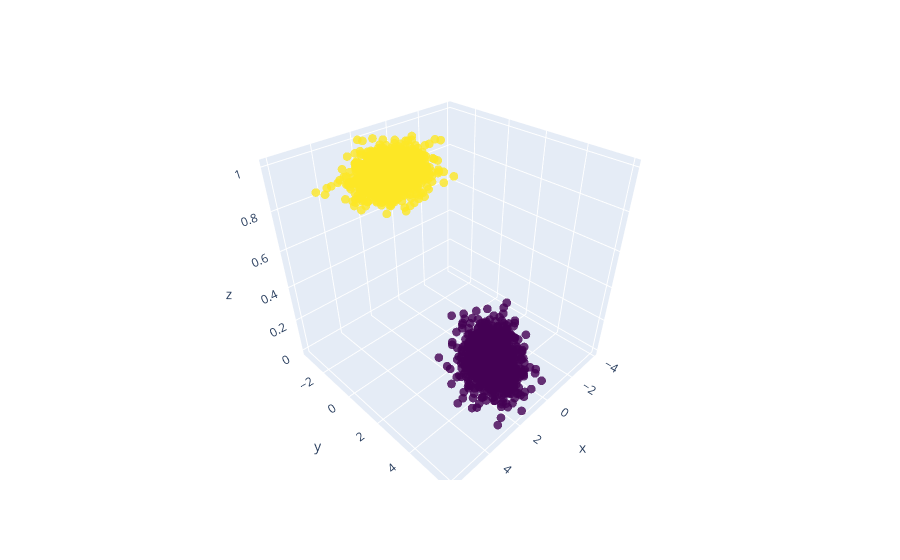

The code cell stored with this chart in its notebook:
### Markdown cell above
$$\mathbf{P}+\mathbf{z}=\left(\begin{matrix}\mathbf{P} _n\\\mathbf{P} _p\\\end{matrix}\right)+\left(\begin{matrix}\mathbf{z}_n\\\mathbf{z}_p\\\end{matrix}\right)=\left(\begin{matrix}x_{n11}&x_{n12}&z_{n1}\\x_{n21}&x_{n22}&z_{n2}\\\vdots&\vdots&\vdots\\x_{n10001}&x_{n10002}&z_{n1000}\\x_{p11}&x_{p12}&z_{p1}\\x_{p21}&x_{p22}&z_{p2}\\\vdots&\vdots&\vdots\\x_{p10001}&x_{p10002}&z_{p1000}\\\end{matrix}\right)=\left(\begin{matrix}x_{n11}&x_{n12}&0\\x_{n21}&x_{n22}&0\\\vdots&\vdots&\vdots\\x_{n10001}&x_{n10002}&0\\x_{p11}&x_{p12}&1\\x_{p21}&x_{p22}&1\\\vdots&\vdots&\vdots\\x_{p10001}&x_{p10002}&1\\\end{matrix}\right)$$

### Code cell
df = pd.DataFrame({
    'x': inputs[:, 0],
    'y': inputs[:, 1],
    'z': targets[:, 0],
    'color': targets[:, 0]
})

fig = px.scatter_3d(
    df, 
    x='x', 
    y='y', 
    z='z',
    color='color',
    color_continuous_scale='Viridis',
    opacity=0.8
)

fig.update_traces(marker=dict(size=3))
fig.update_layout(coloraxis_showscale=False)
fig.show()

### Figure 1 — Plotly figure (JSON) as saved in the notebook; plotly's stock layout.template omitted (floating-point values rounded to 4 significant figures; data arrays with more than 128 entries replaced by an {"elided": "..."} marker saying what was removed)
{"data": [{"hovertemplate": "x=%{x}<br>y=%{y}<br>z=%{z}<br>color=%{marker.color}<extra></extra>", "legendgroup": "", "marker": {"color": {"elided": "2000 int values"}, "coloraxis": "coloraxis", "opacity": 0.8, "size": 3, "symbol": "circle"}, "mode": "markers", "name": "", "scene": "scene", "showlegend": false, "type": "scatter3d", "x": {"elided": "2000 float values"}, "y": {"elided": "2000 float values"}, "z": {"elided": "2000 int values"}}], "layout": {"coloraxis": {"colorbar": {"title": {"text": "color"}}, "colorscale": [[0, "#440154"], [0.1111, "#482878"], [0.2222, "#3e4989"], [0.3333, "#31688e"], [0.4444, "#26828e"], [0.5556, "#1f9e89"], [0.6667, "#35b779"], [0.7778, "#6ece58"], [0.8889, "#b5de2b"], [1, "#fde725"]], "showscale": false}, "legend": {"tracegroupgap": 0}, "margin": {"t": 60}, "scene": {"domain": {"x": [0, 1], "y": [0, 1]}, "xaxis": {"title": {"text": "x"}}, "yaxis": {"title": {"text": "y"}}, "zaxis": {"title": {"text": "z"}}}}}
